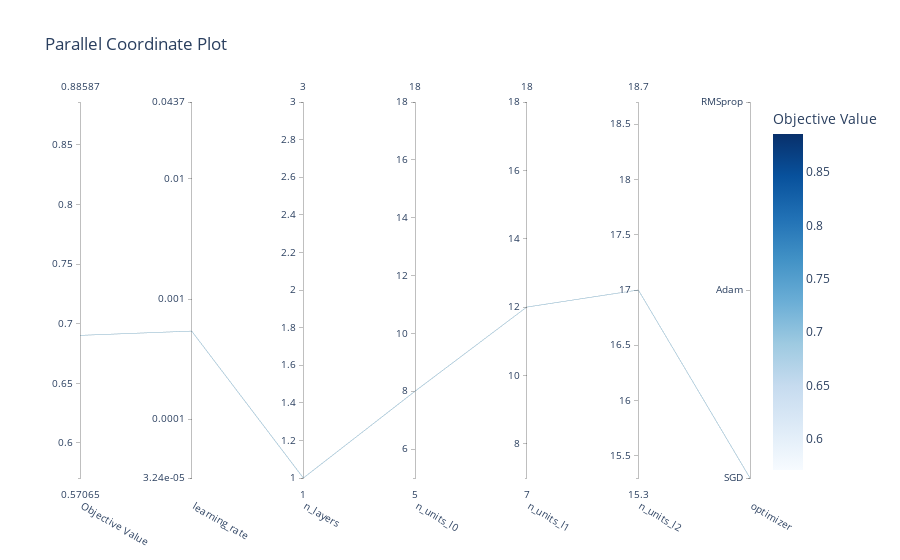

Notebook source saved alongside this figure:
### Code cell
optuna.visualization.plot_parallel_coordinate(study)

### Figure 1 — Plotly figure (JSON) as saved in the notebook; plotly's stock layout.template omitted (floating-point values rounded to 4 significant figures)
{"data": [{"dimensions": [{"label": "Objective Value", "range": [0.5707, 0.8859], "values": [0.6902, 0.8043, 0.6467, 0.5707, 0.5815, 0.8696, 0.75, 0.8641, 0.8424, 0.8478, 0.8696, 0.875, 0.8424, 0.8859, 0.8424]}, {"label": "learning_rate", "range": [-4.49, -1.359], "ticktext": ["3.24e-05", "0.0001", "0.001", "0.01", "0.0437"], "tickvals": [-4.49, -4, -3, -2, -1.359], "values": [-3.267, -1.359, -3.073, -4.49, -3.672, -2.47, -4.098, -2.11, -2.306, -2.678, -2.609, -2.429, -2.483, -3.116, -3.047]}, {"label": "n_layers", "range": [1, 3], "values": [1, 1, 2, 1, 3, 1, 2, 1, 1, 1, 2, 1, 2, 1, 2]}, {"label": "n_units_l0", "range": [5, 18], "values": [8, 7, 12, 5, 8, 14, 14, 15, 16, 18, 13, 13, 13, 16, 18]}, {"label": "n_units_l1", "range": [7, 18], "values": [12, 18, 10, 14, 7, 12]}, {"label": "n_units_l2", "range": [17, 17], "values": [17]}, {"label": "optimizer", "range": [0, 2], "ticktext": ["SGD", "Adam", "RMSprop"], "tickvals": [0, 1, 2], "values": [0, 1, 0, 1, 0, 2, 1, 2, 2, 2, 2, 2, 2, 2, 2]}], "labelangle": 30, "labelside": "bottom", "line": {"color": [0.6902, 0.8043, 0.6467, 0.5707, 0.5815, 0.8696, 0.75, 0.8641, 0.8424, 0.8478, 0.8696, 0.875, 0.8424, 0.8859, 0.8424], "colorbar": {"title": {"text": "Objective Value"}}, "colorscale": [[0, "rgb(247,251,255)"], [0.125, "rgb(222,235,247)"], [0.25, "rgb(198,219,239)"], [0.375, "rgb(158,202,225)"], [0.5, "rgb(107,174,214)"], [0.625, "rgb(66,146,198)"], [0.75, "rgb(33,113,181)"], [0.875, "rgb(8,81,156)"], [1, "rgb(8,48,107)"]], "reversescale": false, "showscale": true}, "type": "parcoords"}], "layout": {"title": {"text": "Parallel Coordinate Plot"}}}
